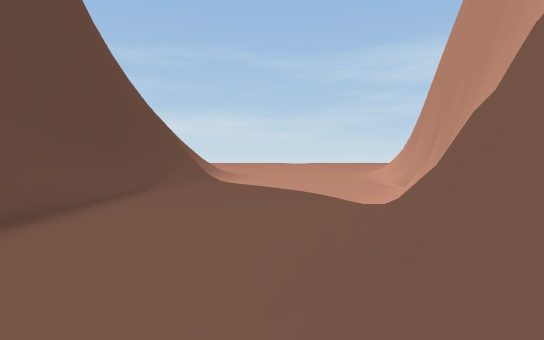
View 1 (above)

13 first-person views from a walk through a 3-D level made in the Unity game engine. The camera is 1.2 m above the floor, tilts 2° down and sees 85° across. The floor is counted in squares, 2 m on a side. Each view is taken from the middle of a square. On the plan, view 1 faces up. The plan holds only what a view shows up to about 9 squares ahead; the rest is blank. The place goes on beyond the plan.

View 2
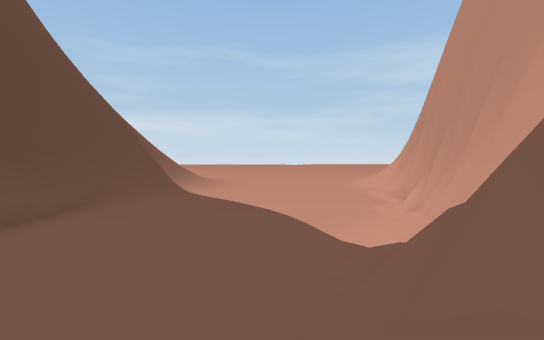

View 3
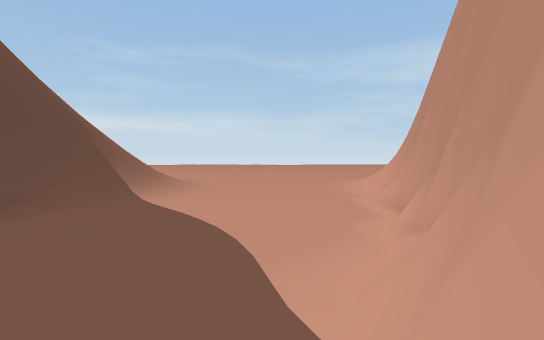

View 4
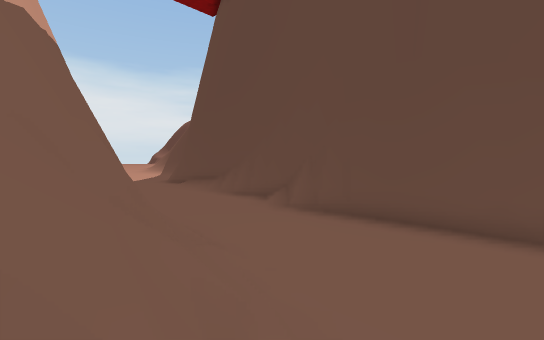

View 5
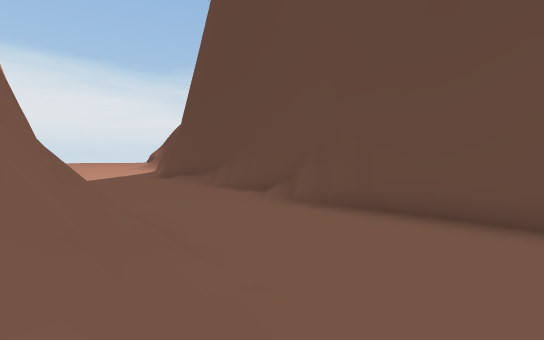

View 6
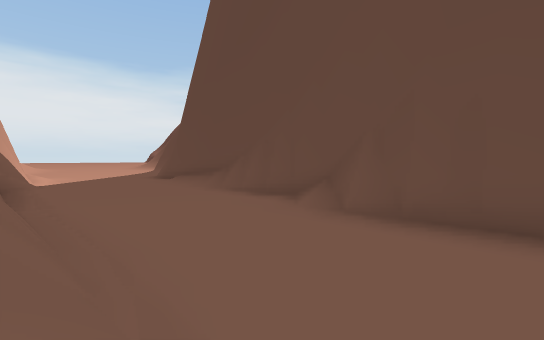

View 7
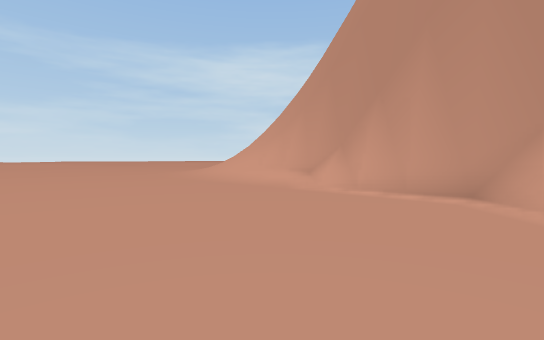

View 8
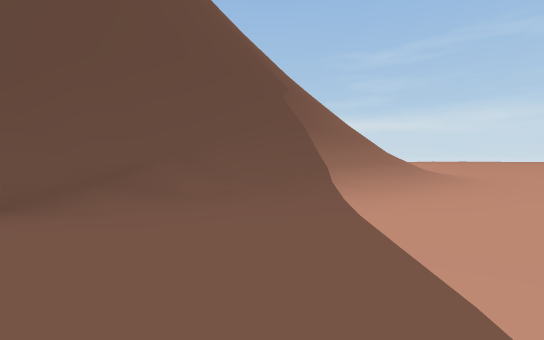

View 9
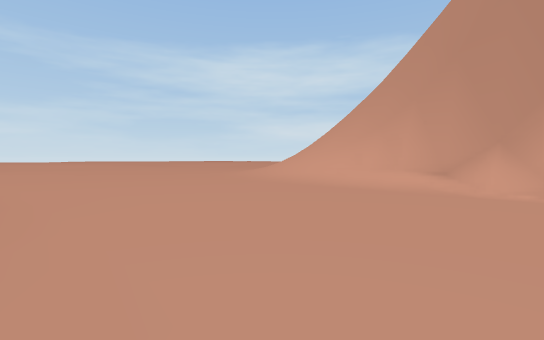

View 10
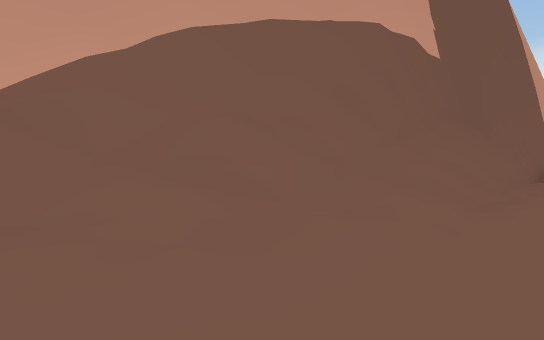

View 11
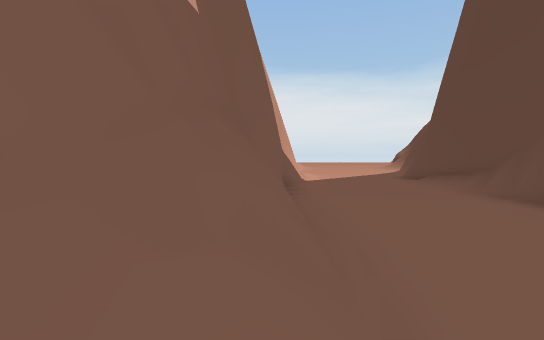

View 12
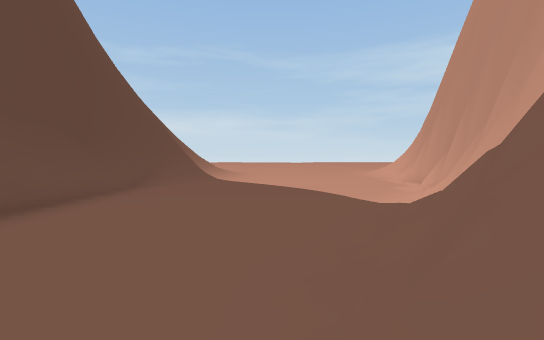

View 13
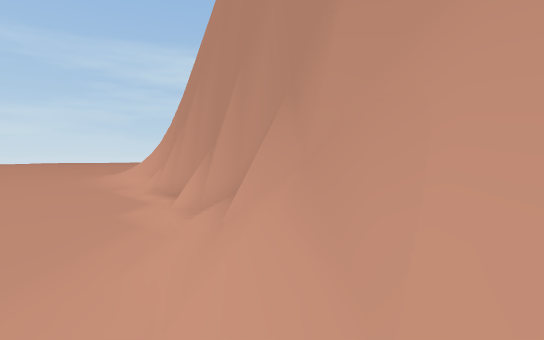

### Floor plan
Key: @ floor where view 1 was taken; # wall or solid block; . main floor; : floor 0.75 m higher than the main floor; + floor 37.5 m higher than the main floor; / step, stairs or slope; v drop or lower ground.
Columns run from 5 left of view 1 to 9 right of it. Each row starts with its distance up from view 1.
 17 ///......../##
 16 #//......../# v
 15 #//.........# v
 14 #//........##v
 13 #/.........##
 12 #/.........#
 11 #/.........#
 10 #.........##
  9 #.........#
  8 #......../#
  7 #......./##
  6 #......./#
  5 #....../##
  4 #.....//#
  3 #...../##
  2 #....//#
  1 #..../##
  0 #....@#
 -1 #..../#
 -2 #....##
 -3 .....#
 -4 .....#
 -5 .....#
 -6 .....:v
 -7 .....+
 -8 .....#v

Where each view was taken, in squares from view 1:
view 1: 0 up, 0 right, facing up
view 2: 2 up, 1 right, facing up
view 3: 4 up, 2 right, facing up
view 4: 4 up, 2 right, facing down-left
view 5: 3 up, 1 right, facing down-left
view 6: 1 up, 0 right, facing down-left
view 7: 10 up, 0 right, facing up-right
view 8: 10 up, 0 right, facing up-left
view 9: 13 up, 1 left, facing up-right
view 10: 4 up, 1 left, facing down-right
view 11: 1 up, 0 right, facing down
view 12: 1 up, 0 right, facing up
view 13: 5 up, 2 right, facing up-right
